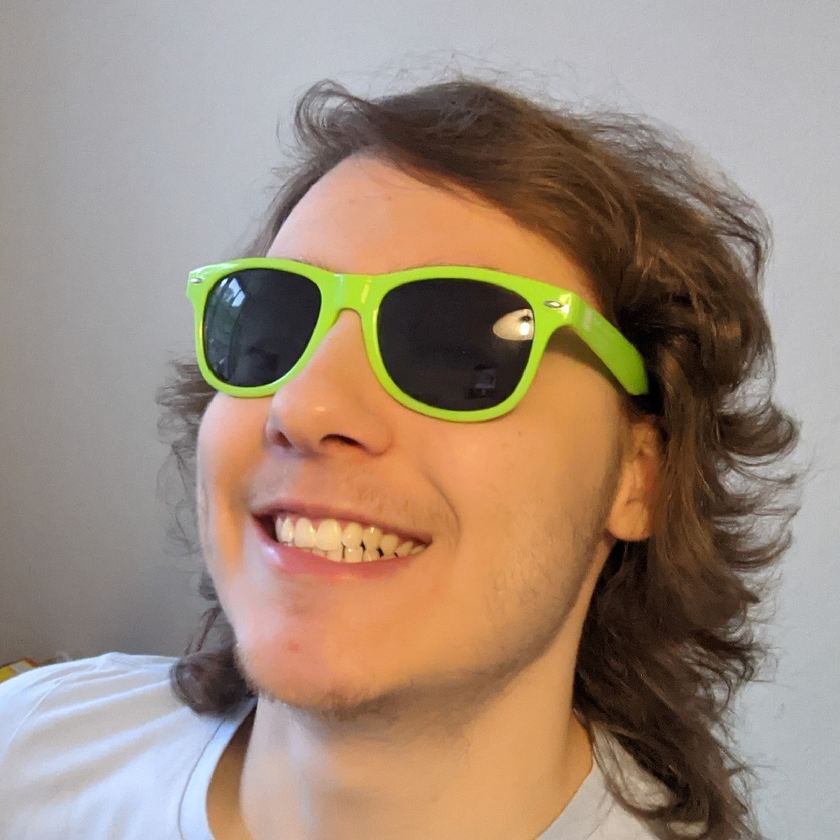
#> input picture profile_pic_2020_1000x1000.png, 840 x 840 px, shrunk from 1000 x 1000 before the run
$ jupyter execute hello.ipynb
#> lines starting #> are read from the running program, lines starting #| are printed output that depends on the picture
[cell 1]
import matplotlib.pyplot as plt
import matplotlib.image as mpimg
import numpy as np
from scipy.signal import convolve2d

[cell 2]
img_path = "profile_pic_2020_1000x1000.png"
kernel_width = 50

def make_box_kernel(L, v):
    kernel = np.ones((kernel_width,kernel_width)) * -v
    min = int((kernel_width - L) / 2)
    max = int((kernel_width + L) / 2)
    kernel[min:max, min:max] = 1
    return kernel

[cell 3]
img = mpimg.imread(img_path)
#> img is the input picture: shape (840, 840, 3) float32; mean R, G, B 0.616, 0.538, 0.474
plt.imshow(img)
plt.show()

[cell 4]
if img.ndim == 3:
    img = img.mean(axis=2)
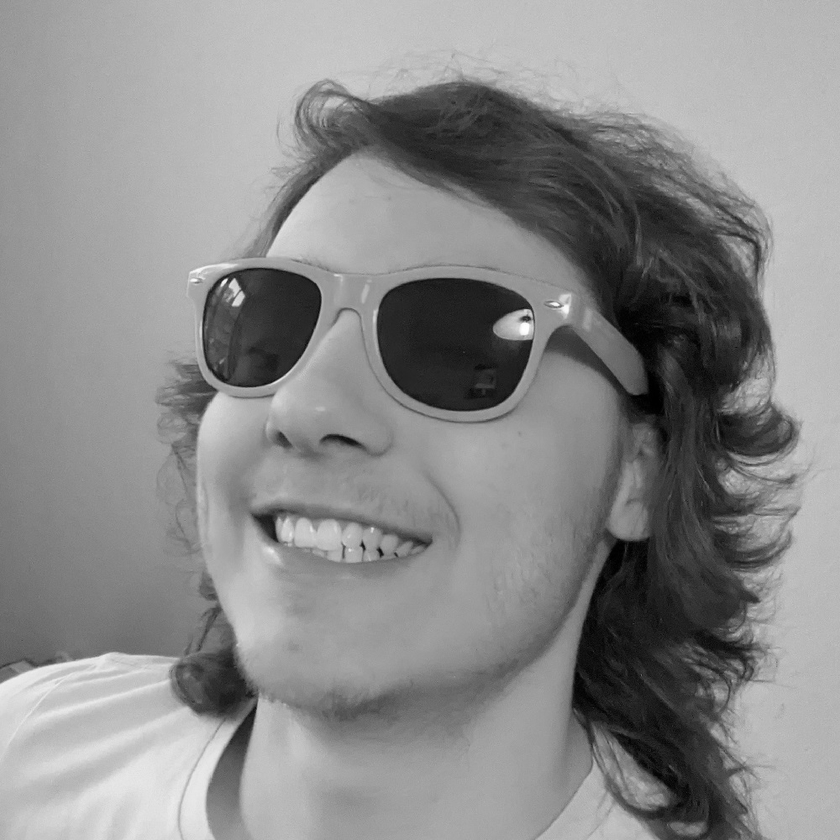
#> img: shape (840, 840) float32; min 0, max 0.999, mean 0.543

kernels = [
    make_box_kernel(40, 1),
    make_box_kernel(25, 1),
    make_box_kernel(25, 5),
    make_box_kernel(25, 0.5),
]

for kernel in kernels:
    plt.imshow(kernel, cmap="gray")
    plt.show()

    out = convolve2d(img, kernel, mode='same')
    plt.imshow(out, cmap="gray")
    plt.show()
#> this loop made 4 passes
#> pass 1, `plt.show()`:
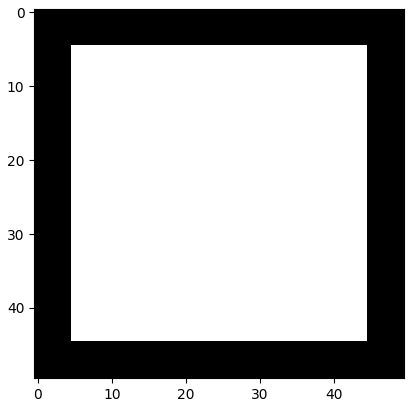
#> figure drawn by matplotlib, 1 panel
#> pass 1, `out = convolve2d(img, kernel, mode='same')`:
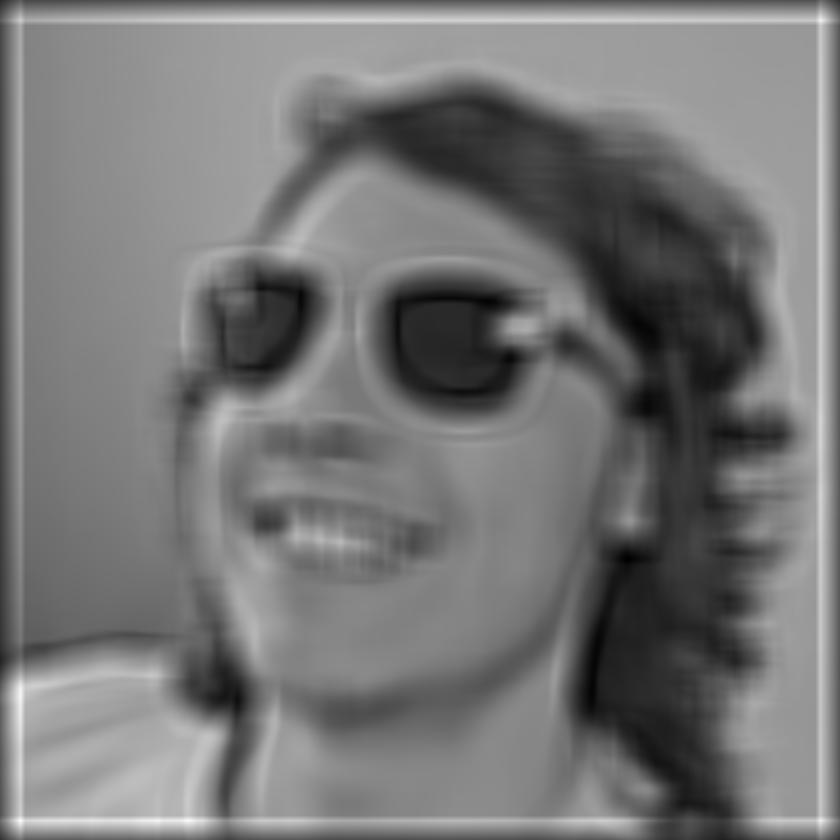
#> out: shape (840, 840) float64; min -58.38, max 884, mean 378.8; drawn with min black and max white
#> pass 2, `plt.show()`:
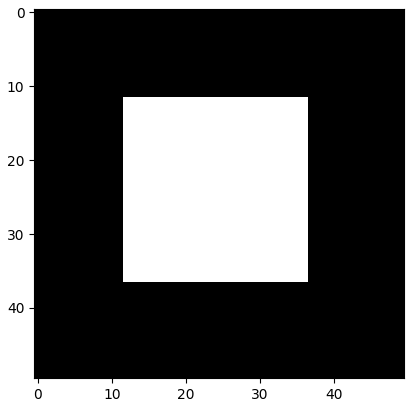
#> figure drawn by matplotlib, 1 panel
#> pass 2, `out = convolve2d(img, kernel, mode='same')`:
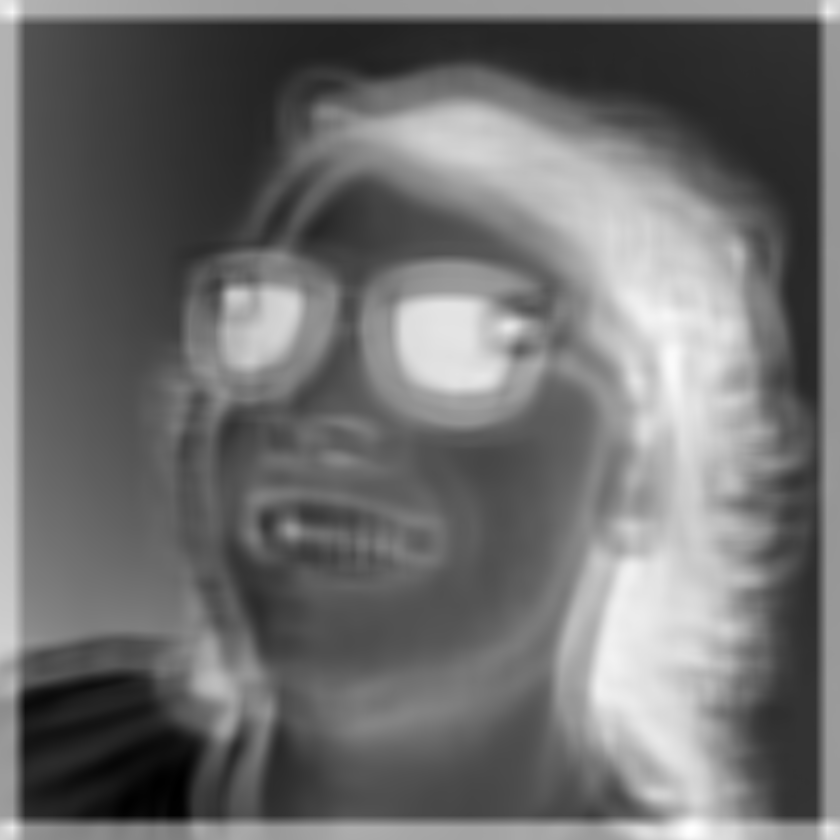
#> out: shape (840, 840) float64; min -1104, max -45.96, mean -641.4; drawn with min black and max white
#> pass 3, `out = convolve2d(img, kernel, mode='same')`:
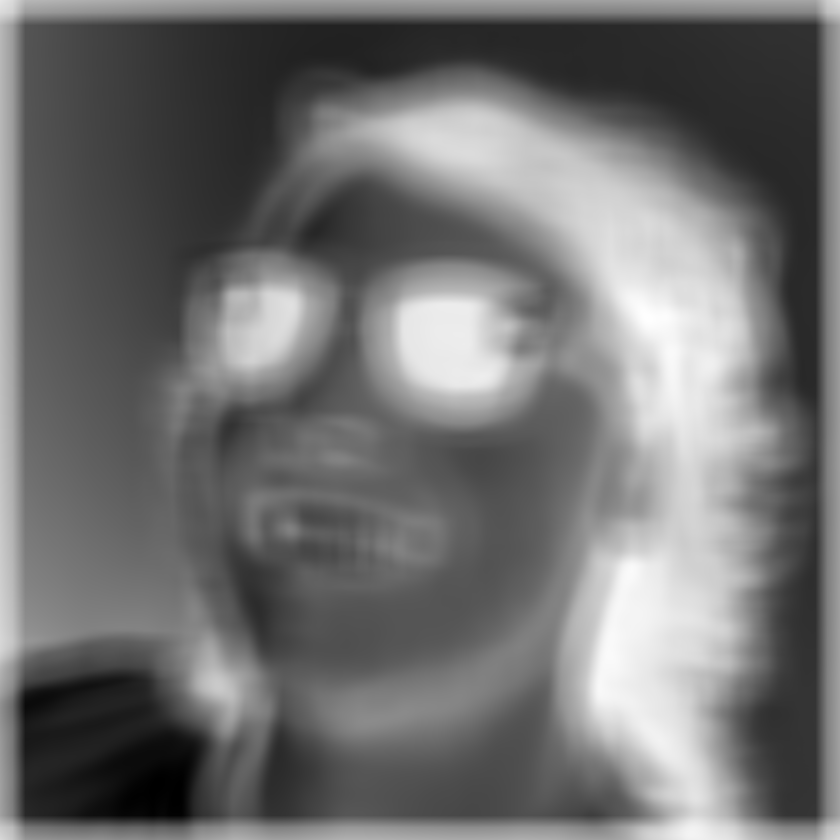
#> out: shape (840, 840) float64; min -7685.2, max -600.3, mean -4539.4; drawn with min black and max white
